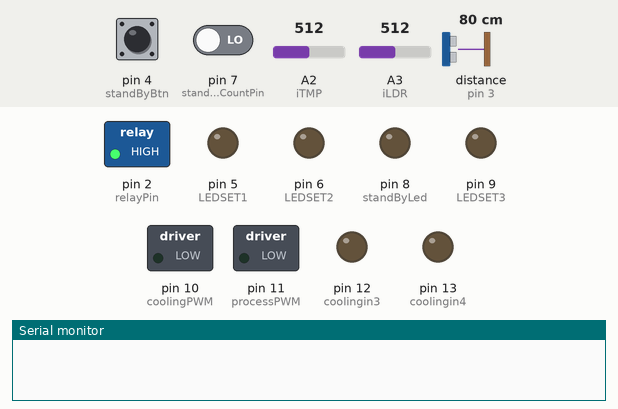
Recording of a sketch running on a simulated Arduino Uno, built with avr-gcc and run on an emulated ATmega328P. On the bench: switched loads named in the sketch (green lamp = pin HIGH), output pins drawn as LEDs (lit = HIGH), the last lines printed to the serial monitor. Wiring (inferred from the names in the program): ultrasonic range finder: trigger pin 3; echo pin 3. Inputs (shaded band) come from the test bench; at power-on: distance to the obstacle (sensor on pin 3) 80 cm, pin 4 (standByBtn) LOW, pin 7 (standByCountPin) LOW, A2 (iTMP) = 512, A3 (iLDR) = 512. The echo pulse lasts 58.3 µs per cm; pins used as bus, display or sensor lines are not drawn.

Above: at 1.2 s.
1.3 s: distance to the obstacle (sensor on pin 3) set to 2 cm
At 8.3 s:
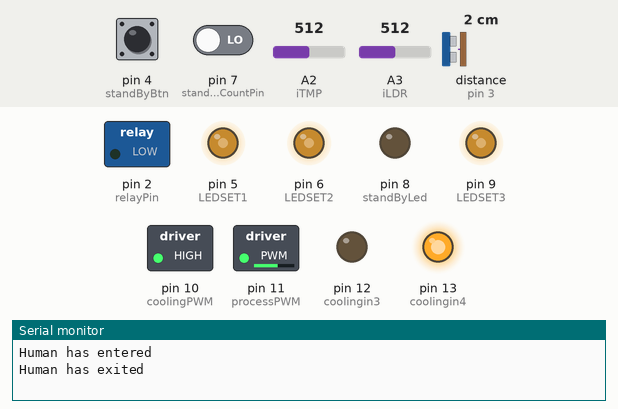
At 14.2 s:
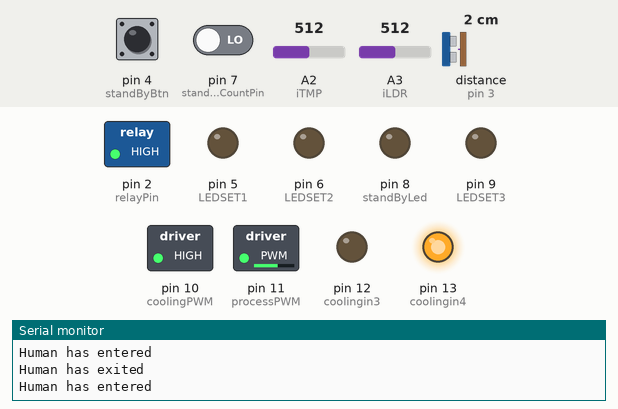
Timing chart, 0 to 27.0 s (numbered marks = the images above; inputs shaded):
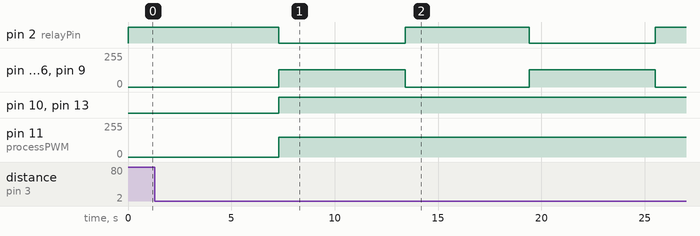

Measured:
- after the input at 1.3 s, pin 2 (relayPin): alternates HIGH for 6.0 s and LOW for 6.1 s, starting after 6.0 s; pin 5 (LEDSET1), pin 6 (LEDSET2), pin 9 (LEDSET3): alternates 129/255 for 6.1 s and 0/255 for 6.0 s, starting after 6.0 s; pin 10 (coolingPWM), pin 13 (coolingin4): LOW → HIGH after 6.0 s; pin 11 (processPWM): 0/255 → 150/255 after 6.0 s

The sketch:

code.ino
```cpp
const int relayPin = 2;
const int uPin = 3;
const int standByBtn = 4;
const int standByLed = 8;
const int standByCountPin = 7;
const int iLDR = A3;
const int iTMP = A2;
const int oLDR = A0;
const int oTMP = A1;

// motors
const int coolingPWM = 10;
const int coolingin3 = 12;
const int coolingin4 = 13;

const int processPWM = 11;
const int processin3 = 0;
const int processin4 = 1;

//PWM LED PINS
const int LEDSET1 = 5;
const int LEDSET2 = 6;
const int LEDSET3 = 9;

const unsigned long scriptStartTime = 0;

bool humanPresence = false;
bool standByState = false;
int standByHours = 1;

int oldStandByState = 0;
int newStandByState;

void setup() {
  pinMode(relayPin, OUTPUT);
  pinMode(standByBtn, INPUT);
  pinMode(standByLed, OUTPUT);
  pinMode(standByCountPin, INPUT);
  pinMode(iLDR, INPUT);
  pinMode(iTMP, INPUT);
  pinMode(oLDR, INPUT);
  pinMode(oTMP, INPUT);

  pinMode(LEDSET1, OUTPUT);
  pinMode(LEDSET2, OUTPUT);
  pinMode(LEDSET3, OUTPUT);

  pinMode(coolingin3, OUTPUT);
  pinMode(coolingin4, OUTPUT);
  pinMode(coolingPWM, OUTPUT);

  pinMode(processin3, OUTPUT);
  pinMode(processin4, OUTPUT);
  pinMode(processPWM, OUTPUT);

  Serial.begin(9600);
}

void loop() {
  float uPulseIn = readUltrasonicPing();
  float UDistance = pulseToDistance(uPulseIn);

  int presenceDistance = 20;

  if (UDistance <= presenceDistance) {
    if (humanPresence == true) {
      humanPresence = false;
      Serial.println("Human has exited");
      delay(6000);
    } else {
      Serial.println("Human has entered");
      humanPresence = true;
      delay(6000);
    }
  }

  if (humanPresence == true) {
    digitalWrite(relayPin, LOW); //ON
    checkStandByMode();
    adjustLighting();
    adjustCooling();
    runProccessingUnit();

    if ((millis() - scriptStartTime) % 100 == 0) {
      outputWeatherInfo();
    }
  } else {
    analogWrite(LEDSET1, 0);
    analogWrite(LEDSET2, 0);
    analogWrite(LEDSET3, 0);
    if (standByState == true) {
      digitalWrite(relayPin, LOW); //ON
      // set processing unit on for specified time
      Serial.println("Running standby");
      for (int i = 0; i <= standByHours; i++) {
        runProccessingUnit();
        delay(1000);
      }
      Serial.println("StandBY period Over");
      digitalWrite(standByLed, LOW);
      digitalWrite(relayPin, HIGH); //OFF
      standByState = false;
      standByHours = 1;
    } else {
      digitalWrite(relayPin, HIGH); //OFF
    }
  }
}

float readUltrasonicPing() {
  pinMode(uPin, OUTPUT); // Clear the trigger
  digitalWrite(uPin, LOW);
  delayMicroseconds(2);
  digitalWrite(uPin, HIGH);
  delayMicroseconds(10);
  digitalWrite(uPin, LOW);
  pinMode(uPin, INPUT);
  return pulseIn(uPin, HIGH);
}

float pulseToDistance(float pulse) {
  return 0.01723 * pulse;
}

void checkStandByMode() {
  newStandByState = digitalRead(standByBtn);
  if (oldStandByState == 0 && newStandByState == 1) {
    if (standByState == false) {
      digitalWrite(standByLed, HIGH);
      standByState = true;
      Serial.println("Switched ON StandBY Mode.");
    } else {
      digitalWrite(standByLed, LOW);
      standByState = false;
      Serial.println("Switched OFF StandBY Mode.");
    }
  }
  oldStandByState = newStandByState;

  int countState = digitalRead(standByCountPin);
  if (countState == HIGH) {
    standByHours++;
    if (standByHours >= 11) {
      standByHours = 1;
    }
    Serial.print("Set STANDBY for: ");
    Serial.print(standByHours);
    Serial.print(" hour(s)\n");
    delay(300);
  }
}

void outputWeatherInfo() {
  // LIGHT
  int lightIntensity = analogRead(oLDR);
  if (lightIntensity >= 800) {
    Serial.println("it's Bright Outside. Allow Sunlight to minimise energy usage");

  } else if (lightIntensity >= 500) {
    Serial.println("Outdoor Light is fading. Maximise efficiency by using sunlight 🌞 before it gets dark");
  } else {
    Serial.println("Outdoor Lighting has faded away. Maximise sunlight usage during the day");
  }
  Serial.print("Intensity: ");
  Serial.print(lightIntensity);
  Serial.print("\nLux: ");
  Serial.print(int(LightIntensity(lightIntensity)));
  Serial.print("\n\n");

  //TEMPERATURE
  int reading = analogRead(oTMP);
  int temp = temperatureC(reading);
  if (temp > 18 && temp < 28) {
    Serial.println("Optimal Temperature Outside. Allow Airflow");
  }
  Serial.print("Temperature Outside: ");
  Serial.print(temp);
  Serial.println("C \n\n");
}

double LightIntensity(int RawADC0) {
  double Vout = RawADC0 * 0.0048828125;
  int lux = (2500 / Vout - 500) / 10;
  return lux;
}

int temperatureC(int reading) {
  int value = (reading - 20) * 3.04;
  int celsius = map(value, 0, 1023, -40, 125);
  return celsius;
}

void adjustLighting() {
  int lightIntensity = analogRead(iLDR);
  int mapped = map(lightIntensity, 54, 974, 0, 255);
  mapped = 255 - mapped;
  analogWrite(LEDSET1, mapped);
  analogWrite(LEDSET2, mapped);
  analogWrite(LEDSET3, mapped);
}

void adjustCooling() {
  int reading = analogRead(iTMP);
  int temp = temperatureC(reading);
  int motorVal = map(temp, -40, 125, 0, 255);
  digitalWrite(coolingin3, LOW);
  digitalWrite(coolingin4, HIGH);

  analogWrite(coolingPWM, motorVal);
}
void runProccessingUnit() {
  digitalWrite(processin3, LOW);
  digitalWrite(processin4, HIGH);

  analogWrite(processPWM, 150);
  delay(100);
}
```
